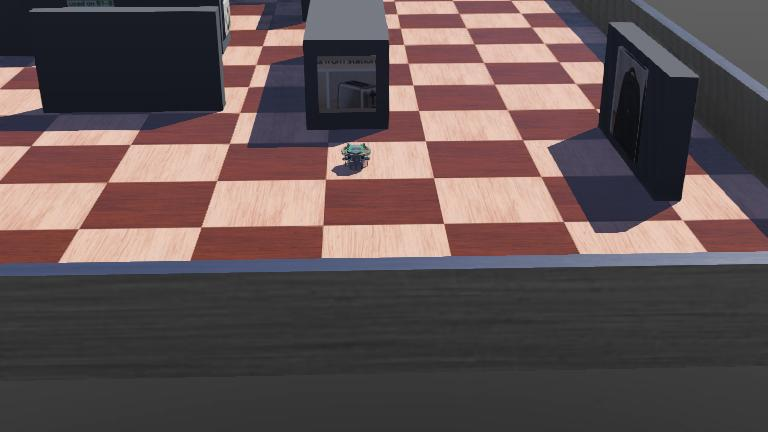
#> input picture worlds/.training_start_A.jpg, 768 x 432 px; its folder holds only this picture in this run
$ python -i target_recognition.py   (imports and definitions only)
#> lines starting #> are read from the running program, lines starting #| are printed output that depends on the picture
#> further down, picture is the input picture: shape (432, 768, 3); mean B, G, R 81.6, 81.2, 96.1
import cv2
from pathlib import Path
from collections import defaultdict
from project_utils import ROOT, CONFIG

# [1 line that did not run here, left out]
MIN_MATCHES = 8 # confidence threshold

orb = cv2.ORB_create(nfeatures=500)
bf = cv2.BFMatcher(cv2.NORM_HAMMING, crossCheck=True)

def load_ref_images():
    """Load target and distractor images from textrues folder

    Returns:
        targets: dict {label: [image in grayscale]}
        distractors: dict {label: [image in grayscale]}
    """

    targets = defaultdict(list) # create dict
    for label in CONFIG["target_labels"]:
        path = TEXTURES_DIR / f"target_{label}.png"
        img = cv2.imread(str(path), cv2.IMREAD_GRAYSCALE)
        if img is None:
            print(f"WARNING: could not load {path}")
            continue
        targets[label].append(img)

    distractors = defaultdict(list)
    distractor_dir = TEXTURES_DIR / "distractors"
    for path in distractor_dir.glob("*.png"): #matches all imgs in distractor folder
        label = path.stem.rsplit("_", 1)[0] #since distractor images have multiples e.g. banana_a and banana_b
        img = cv2.imread(str(path), cv2.IMREAD_GRAYSCALE)
        if img is None:
            print(f"WARNING: could load {path}")
            continue
        distractors[label].append(img)

    return dict(targets), dict(distractors)


# Load once at import, and precompute descriptors once rather than at every call
# [1 line that did not run here, left out]
# [1 line that did not run here, left out]

deleteme = 0


_ref_descriptors = {}
# [11 lines not run here, left out]

def score_all_labels(scene_bgr):
    """
    Compare the robot's captured frame (BGR) to every known reference label.
    Returns:
        dict {label: best_match_score}
    """

    # get the robots captured scene (des_scene)
    scene_gray = cv2.cvtColor(scene_bgr, cv2.COLOR_BGR2GRAY)
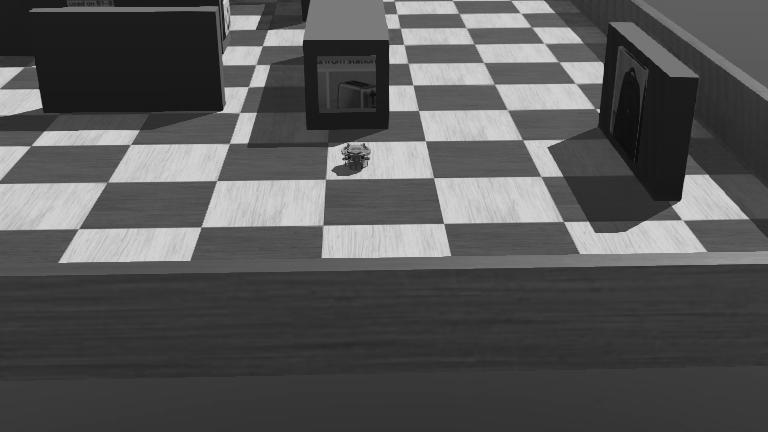
#> scene_gray: shape (432, 768); min 6, max 235, mean 85.7
    cv2.imwrite("debug_before_equalize.png", scene_gray)  #BEFORE
    scene_gray = cv2.equalizeHist(scene_gray)
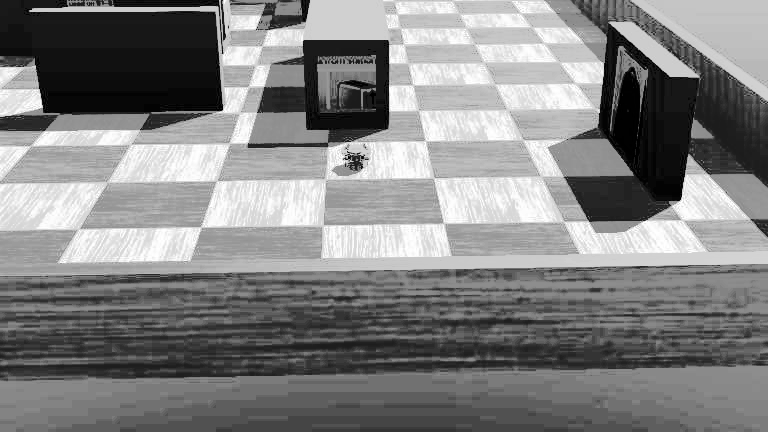
#> scene_gray: shape (432, 768); min 0, max 255, mean 130
    cv2.imwrite("debug_after_equalize.png", scene_gray)   #AAFTER

    kp_scene, des_scene = orb.detectAndCompute(scene_gray, None)
#> kp_scene = 500 keypoints; strongest (x, y, size): (222, 109, 31), (303, 42, 31), (221, 109, 37.2), (345, 158, 31)

    if des_scene is None:
        return None

    scores = {}
    for label, ref_descs in _ref_descriptors.items():
        best_for_label = 0
        for des_ref in ref_descs:
            matches = bf.match(des_ref, des_scene)
            good = [m for m in matches if m.distance < 50]
            best_for_label = max(best_for_label, len(good)) # gives the highest object match
        scores[label] = best_for_label
#> after the loop, scores = 0 items
    return scores

def identify_target(camera_image, mission_target):
    """
    Given a raw BGR camera frame and the missions required target label, determine what
    is visible and whether that matches the mission target

    Returns:
        is_target: bool - True if the best_match is the mission target with enough confidence
        best_label: str or None - label with the highest score, or None if nothing matches with more
        than the given confidence threshold (MIN_MATCHES)
        best_score: int - that label's score
        """

    scores = score_all_labels(camera_image)

    if not scores:
        return False, None, 0

    best_label = max(scores, key=scores.get)
    best_score = scores[best_label]

    if best_score < MIN_MATCHES:
        return False, None, best_score

    is_target = (best_label == mission_target) #returns bool

    return is_target, best_label, best_score

>>> import cv2
>>> picture = cv2.imread('../../worlds/.training_start_A.jpg')
>>> result = score_all_labels(picture)
#> result = 0 items

$ run again, on worlds/.training_start_B.jpg
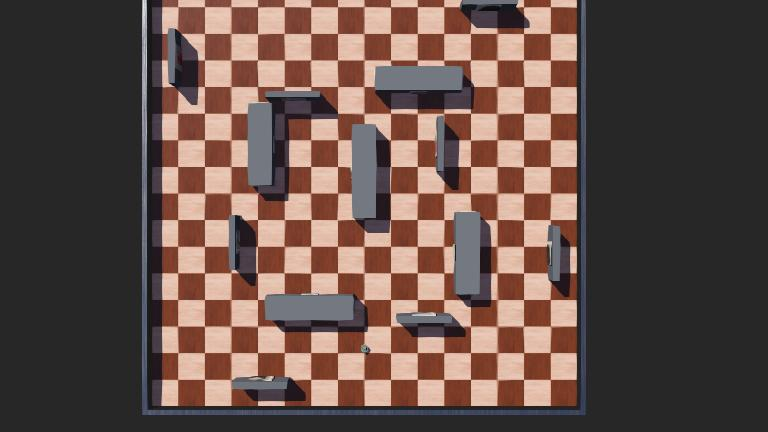
#> input picture worlds/.training_start_B.jpg, 768 x 432 px
#> picture is the input picture: shape (432, 768, 3); mean B, G, R 73.5, 80.1, 100.9
#> in score_all_labels, `scene_gray = cv2.cvtColor(scene_bgr, cv2.COLOR_BGR2GRAY)`:
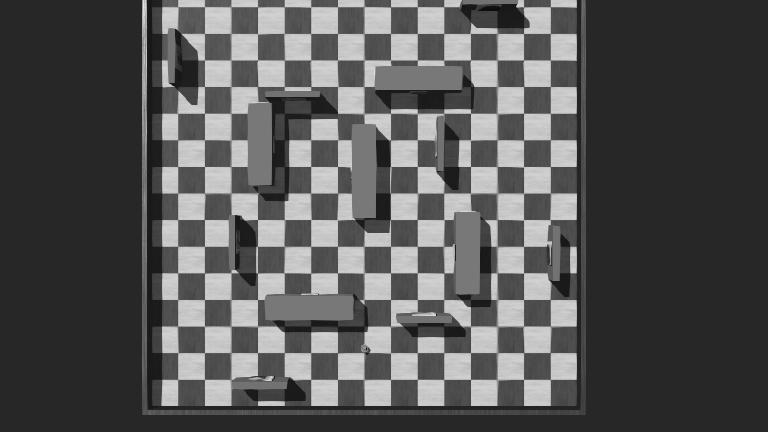
#> scene_gray: shape (432, 768); min 4, max 231, mean 85.6
#> in score_all_labels, `scene_gray = cv2.equalizeHist(scene_gray)`:
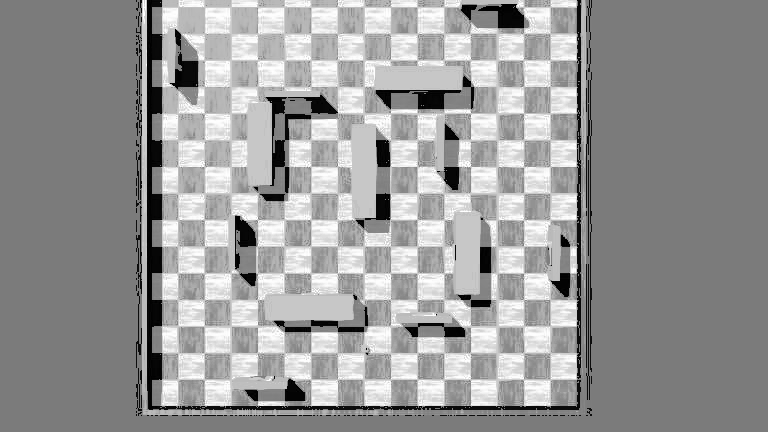
#> scene_gray: shape (432, 768); min 0, max 255, mean 152.1
#> kp_scene = 500 keypoints; strongest (x, y, size): (172, 84, 31), (173, 81, 31), (238, 216, 44.6), (289, 380, 31)
#> after the loop in score_all_labels, `for label, ref_descs in _ref_descriptors.items():`: scores = 0 items

$ run again, on worlds/.training_start_C.jpg
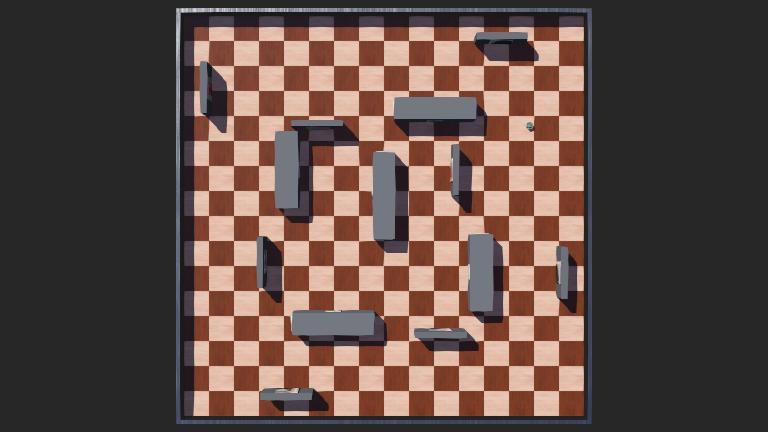
#> input picture worlds/.training_start_C.jpg, 768 x 432 px
#> picture is the input picture: shape (432, 768, 3); mean B, G, R 70.4, 76.3, 95.4
#> in score_all_labels, `scene_gray = cv2.cvtColor(scene_bgr, cv2.COLOR_BGR2GRAY)`:
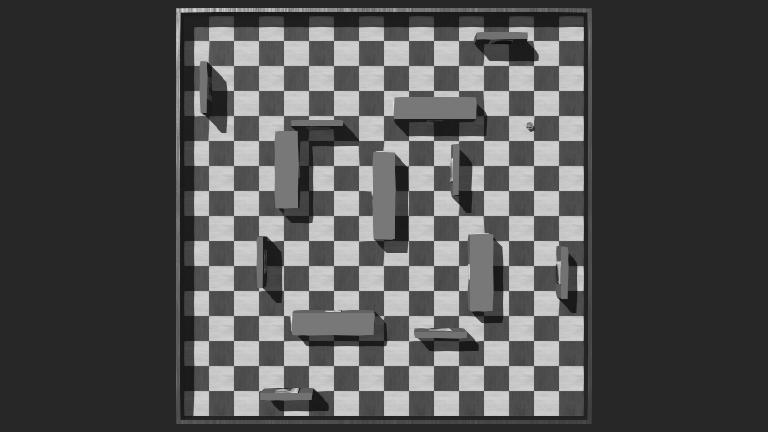
#> scene_gray: shape (432, 768); min 3, max 237, mean 81.4
#> in score_all_labels, `scene_gray = cv2.equalizeHist(scene_gray)`:
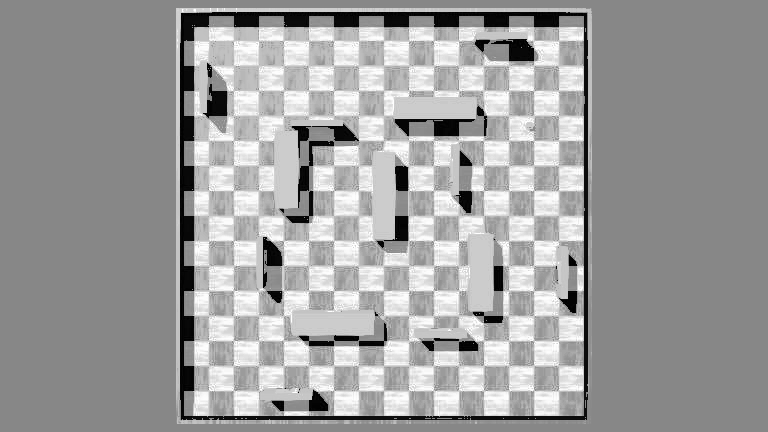
#> scene_gray: shape (432, 768); min 0, max 255, mean 157.4
#> kp_scene = 500 keypoints; strongest (x, y, size): (265, 238, 31), (263, 239, 31), (407, 168, 31), (394, 237, 31)
#> after the loop in score_all_labels, `for label, ref_descs in _ref_descriptors.items():`: scores = 0 items
